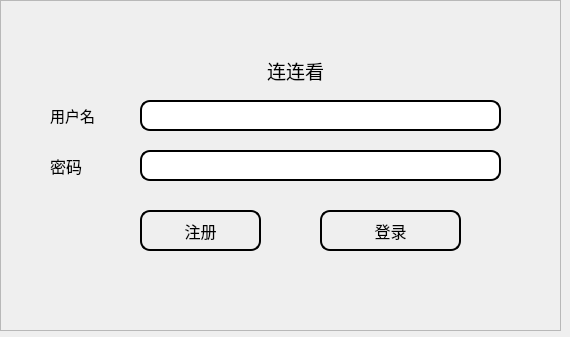
<?xml version="1.0" encoding="UTF-8"?>
<ui version="4.0">
 <class>LogWidget</class>
 <widget class="QWidget" name="LogWidget">
  <property name="geometry">
   <rect>
    <x>0</x>
    <y>0</y>
    <width>570</width>
    <height>337</height>
   </rect>
  </property>
  <property name="windowTitle">
   <string>Form</string>
  </property>
  <property name="styleSheet">
   <string notr="true"/>
  </property>
  <widget class="QLabel" name="label_2">
   <property name="geometry">
    <rect>
     <x>50</x>
     <y>100</y>
     <width>61</width>
     <height>31</height>
    </rect>
   </property>
   <property name="font">
    <font>
     <pointsize>11</pointsize>
    </font>
   </property>
   <property name="text">
    <string>用户名</string>
   </property>
  </widget>
  <widget class="QLineEdit" name="lineEdit">
   <property name="geometry">
    <rect>
     <x>140</x>
     <y>100</y>
     <width>361</width>
     <height>31</height>
    </rect>
   </property>
   <property name="styleSheet">
    <string notr="true">border-radius:10px;
border:2px solid #000000;</string>
   </property>
  </widget>
  <widget class="QLabel" name="label_3">
   <property name="geometry">
    <rect>
     <x>50</x>
     <y>150</y>
     <width>51</width>
     <height>31</height>
    </rect>
   </property>
   <property name="font">
    <font>
     <pointsize>12</pointsize>
    </font>
   </property>
   <property name="text">
    <string>密码</string>
   </property>
  </widget>
  <widget class="QLineEdit" name="lineEdit_2">
   <property name="geometry">
    <rect>
     <x>140</x>
     <y>150</y>
     <width>361</width>
     <height>31</height>
    </rect>
   </property>
   <property name="styleSheet">
    <string notr="true">border-radius:10px;
border:2px solid #000000;</string>
   </property>
  </widget>
  <widget class="QPushButton" name="pushButton">
   <property name="geometry">
    <rect>
     <x>140</x>
     <y>210</y>
     <width>121</width>
     <height>41</height>
    </rect>
   </property>
   <property name="font">
    <font>
     <pointsize>12</pointsize>
    </font>
   </property>
   <property name="styleSheet">
    <string notr="true">QPushButton {
border-radius:10px;
border:2px solid #000000;
}

QPushButton:hover {
    background-color: #ecf5ff;
    color: #FF3030;
}</string>
   </property>
   <property name="text">
    <string>注册</string>
   </property>
  </widget>
  <widget class="QPushButton" name="pushButton_2">
   <property name="geometry">
    <rect>
     <x>320</x>
     <y>210</y>
     <width>141</width>
     <height>41</height>
    </rect>
   </property>
   <property name="font">
    <font>
     <pointsize>12</pointsize>
    </font>
   </property>
   <property name="styleSheet">
    <string notr="true">QPushButton {
border-radius:10px;
border:2px solid #000000;
}

QPushButton:hover {
    background-color: #ecf5ff;
    color: #FF3030;
}</string>
   </property>
   <property name="text">
    <string>登录</string>
   </property>
  </widget>
  <widget class="QFrame" name="frame">
   <property name="geometry">
    <rect>
     <x>0</x>
     <y>0</y>
     <width>561</width>
     <height>331</height>
    </rect>
   </property>
   <property name="styleSheet">
    <string notr="true">#frame{

border-image: url(:/new/prefix1/resources/images/background_2.jpg);
}</string>
   </property>
   <property name="frameShape">
    <enum>QFrame::StyledPanel</enum>
   </property>
   <property name="frameShadow">
    <enum>QFrame::Raised</enum>
   </property>
   <widget class="QLabel" name="label">
    <property name="geometry">
     <rect>
      <x>190</x>
      <y>40</y>
      <width>211</width>
      <height>61</height>
     </rect>
    </property>
    <property name="font">
     <font>
      <pointsize>14</pointsize>
     </font>
    </property>
    <property name="text">
     <string>连连看</string>
    </property>
    <property name="alignment">
     <set>Qt::AlignCenter</set>
    </property>
   </widget>
  </widget>
  <zorder>frame</zorder>
  <zorder>label_2</zorder>
  <zorder>lineEdit</zorder>
  <zorder>label_3</zorder>
  <zorder>lineEdit_2</zorder>
  <zorder>pushButton</zorder>
  <zorder>pushButton_2</zorder>
 </widget>
 <resources/>
 <connections/>
</ui>
